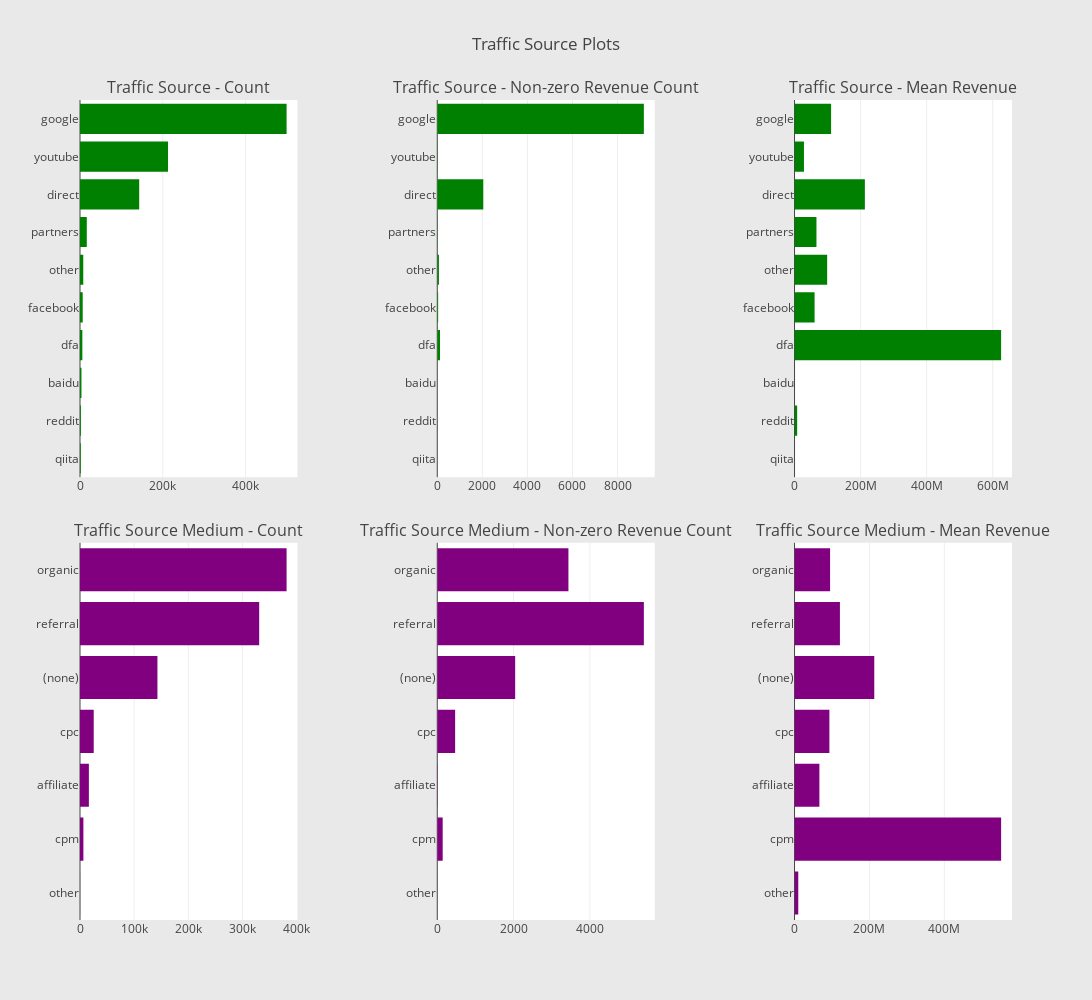

Notebook code for this chart:
### Code cell
# Continent
cnt_srs = train_data.groupby('trafficSource.source')['totals.transactionRevenue'].agg(['size', 'count', 'mean'])
cnt_srs.columns = ["count", "count of non-zero revenue", "mean"]
cnt_srs = cnt_srs.sort_values(by="count", ascending=False)
trace1 = horizontal_bar_chart(cnt_srs["count"].head(10), 'green')
trace2 = horizontal_bar_chart(cnt_srs["count of non-zero revenue"].head(10), 'green')
trace3 = horizontal_bar_chart(cnt_srs["mean"].head(10), 'green')

# Sub-continent
cnt_srs = train_data.groupby('trafficSource.medium')['totals.transactionRevenue'].agg(['size', 'count', 'mean'])
cnt_srs.columns = ["count", "count of non-zero revenue", "mean"]
cnt_srs = cnt_srs.sort_values(by="count", ascending=False)
trace4 = horizontal_bar_chart(cnt_srs["count"], 'purple')
trace5 = horizontal_bar_chart(cnt_srs["count of non-zero revenue"], 'purple')
trace6 = horizontal_bar_chart(cnt_srs["mean"], 'purple')

# Creating two subplots
fig = tools.make_subplots(rows=2, cols=3, vertical_spacing=0.08, horizontal_spacing=0.15, 
                          subplot_titles=["Traffic Source - Count", "Traffic Source - Non-zero Revenue Count", "Traffic Source - Mean Revenue",
                                          "Traffic Source Medium - Count",  "Traffic Source Medium - Non-zero Revenue Count", "Traffic Source Medium - Mean Revenue"
                                          ])

fig.append_trace(trace1, 1, 1)
fig.append_trace(trace2, 1, 2)
fig.append_trace(trace3, 1, 3)
fig.append_trace(trace4, 2, 1)
fig.append_trace(trace5, 2, 2)
fig.append_trace(trace6, 2, 3)

fig['layout'].update(height=1000, width=1200, paper_bgcolor='rgb(233,233,233)', title="Traffic Source Plots")
py.iplot(fig, filename='traffic-source-plots')

### Figure 1 — Plotly figure (JSON) as saved in the notebook; plotly's stock layout.template omitted (floating-point values rounded to 4 significant figures)
{"data": [{"marker": {"color": "green"}, "orientation": "h", "showlegend": false, "type": "bar", "uid": "650cda40-e430-11e8-b622-e68283060228", "x": [1818, 2106, 3503, 5686, 6523, 7898, 16411, 143028, 212697, 499205], "xaxis": "x", "y": ["qiita", "reddit", "baidu", "dfa", "facebook", "other", "partners", "direct", "youtube", "google"], "yaxis": "y"}, {"marker": {"color": "green"}, "orientation": "h", "showlegend": false, "type": "bar", "uid": "650cda41-e430-11e8-97af-e68283060228", "x": [0, 1, 0, 123, 39, 74, 9, 2042, 11, 9167], "xaxis": "x2", "y": ["qiita", "reddit", "baidu", "dfa", "facebook", "other", "partners", "direct", "youtube", "google"], "yaxis": "y2"}, {"marker": {"color": "green"}, "orientation": "h", "showlegend": false, "type": "bar", "uid": "650cda42-e430-11e8-918f-e68283060228", "x": [null, 7970000, null, 625400000.0, 60720000.0, 98790000.0, 66380000.0, 212900000.0, 28550000.0, 110700000.0], "xaxis": "x3", "y": ["qiita", "reddit", "baidu", "dfa", "facebook", "other", "partners", "direct", "youtube", "google"], "yaxis": "y3"}, {"marker": {"color": "purple"}, "orientation": "h", "showlegend": false, "type": "bar", "uid": "650f3c94-e430-11e8-8838-e68283060228", "x": [120, 6262, 16403, 25326, 143026, 330955, 381561], "xaxis": "x4", "y": ["other", "cpm", "affiliate", "cpc", "(none)", "referral", "organic"], "yaxis": "y4"}, {"marker": {"color": "purple"}, "orientation": "h", "showlegend": false, "type": "bar", "uid": "650f3c95-e430-11e8-9c7e-e68283060228", "x": [1, 142, 9, 468, 2042, 5415, 3438], "xaxis": "x5", "y": ["other", "cpm", "affiliate", "cpc", "(none)", "referral", "organic"], "yaxis": "y5"}, {"marker": {"color": "purple"}, "orientation": "h", "showlegend": false, "type": "bar", "uid": "650f3c96-e430-11e8-af60-e68283060228", "x": [9990000, 551700000.0, 66380000.0, 93070000.0, 212900000.0, 121200000.0, 94930000.0], "xaxis": "x6", "y": ["other", "cpm", "affiliate", "cpc", "(none)", "referral", "organic"], "yaxis": "y6"}], "layout": {"annotations": [{"font": {"size": 16}, "showarrow": false, "text": "Traffic Source - Count", "x": 0.1167, "xanchor": "center", "xref": "paper", "y": 1, "yanchor": "bottom", "yref": "paper"}, {"font": {"size": 16}, "showarrow": false, "text": "Traffic Source - Non-zero Revenue Count", "x": 0.5, "xanchor": "center", "xref": "paper", "y": 1, "yanchor": "bottom", "yref": "paper"}, {"font": {"size": 16}, "showarrow": false, "text": "Traffic Source - Mean Revenue", "x": 0.8833, "xanchor": "center", "xref": "paper", "y": 1, "yanchor": "bottom", "yref": "paper"}, {"font": {"size": 16}, "showarrow": false, "text": "Traffic Source Medium - Count", "x": 0.1167, "xanchor": "center", "xref": "paper", "y": 0.46, "yanchor": "bottom", "yref": "paper"}, {"font": {"size": 16}, "showarrow": false, "text": "Traffic Source Medium - Non-zero Revenue Count", "x": 0.5, "xanchor": "center", "xref": "paper", "y": 0.46, "yanchor": "bottom", "yref": "paper"}, {"font": {"size": 16}, "showarrow": false, "text": "Traffic Source Medium - Mean Revenue", "x": 0.8833, "xanchor": "center", "xref": "paper", "y": 0.46, "yanchor": "bottom", "yref": "paper"}], "height": 1000, "paper_bgcolor": "rgb(233,233,233)", "title": "Traffic Source Plots", "width": 1200, "xaxis": {"anchor": "y", "domain": [0, 0.2333]}, "xaxis2": {"anchor": "y2", "domain": [0.3833, 0.6167]}, "xaxis3": {"anchor": "y3", "domain": [0.7667, 1.0]}, "xaxis4": {"anchor": "y4", "domain": [0, 0.2333]}, "xaxis5": {"anchor": "y5", "domain": [0.3833, 0.6167]}, "xaxis6": {"anchor": "y6", "domain": [0.7667, 1.0]}, "yaxis": {"anchor": "x", "domain": [0.54, 1]}, "yaxis2": {"anchor": "x2", "domain": [0.54, 1]}, "yaxis3": {"anchor": "x3", "domain": [0.54, 1]}, "yaxis4": {"anchor": "x4", "domain": [0, 0.46]}, "yaxis5": {"anchor": "x5", "domain": [0, 0.46]}, "yaxis6": {"anchor": "x6", "domain": [0, 0.46]}}}
